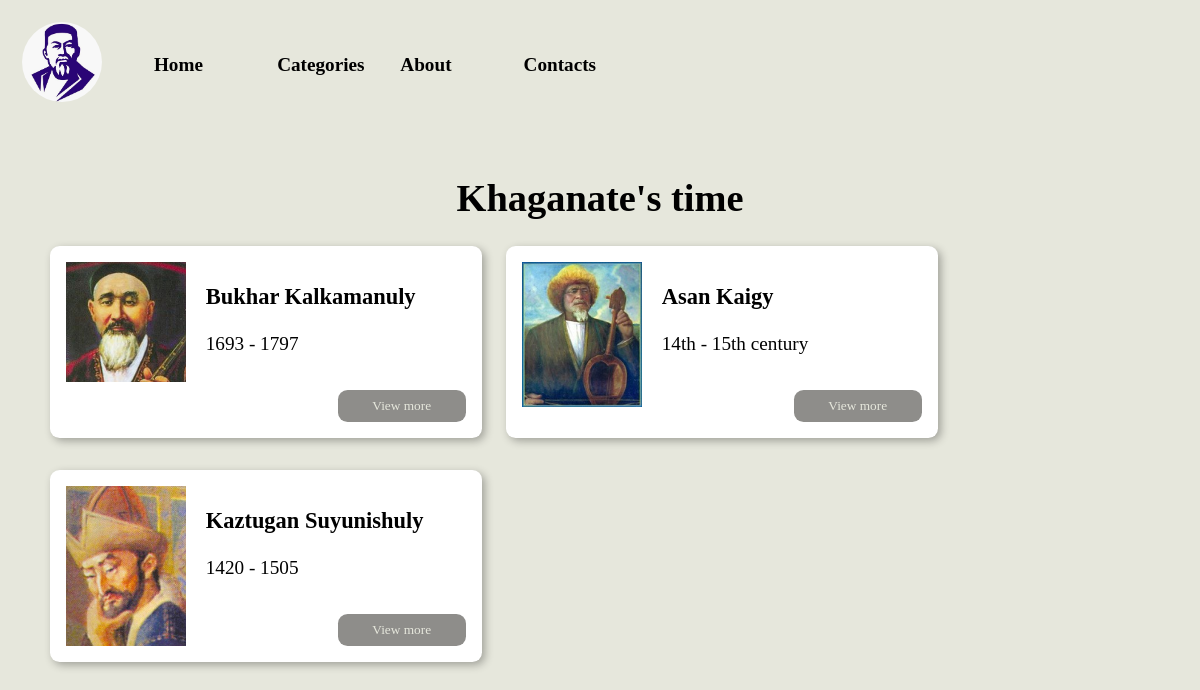
Page /category/1 on the committed database.
### poetsofkazakhstan/models.py (models this page shows, shortened)
class Categories(models.Model):
    name = models.CharField(max_length=255, db_index=True)
    description = models.TextField(blank=True)
    def get_absolute_url(self):
        return reverse('category', kwargs={'category_id': self.pk})
    class Meta:
        verbose_name = 'Categories'
        verbose_name_plural = 'Categories'
        ordering = ['id']

class Poets(models.Model):
    name = models.CharField(max_length=255, db_index=True)
    year_of_life = models.CharField(max_length=255, db_index=True)
    category_id = models.ForeignKey('Categories', on_delete=models.PROTECT, null=True)
    info_id = models.ForeignKey('Informations', on_delete=models.PROTECT, null=True)
    def get_absolute_url(self):
        return reverse('poets', kwargs={'poet_id': self.pk})
    class Meta:
        verbose_name = 'Poets'
        verbose_name_plural = 'Poets'

### poetsofkazakhstan/views.py (the view)
# urls.py: path('category/<int:category_id>', show_category, name='category')
def show_category(request, category_id):
    context = {
        'poets': get_poets(),
        'categories': get_categories(),
        'menu': menu,
        'category_id': category_id,
        'title': f'Poets of Kazakhstan',
        'poems': get_poems()
    }
    return render(request, 'poetsofkazakhstan/category_view.html', context=context)

### poetsofkazakhstan/views.py (called while the page is built)
def get_poets():
    poets = Poets.objects.all()
    return poets

def get_poems():
    poems = Poems.objects.all()
    return poems

def get_categories():
    categories = Categories.objects.all()
    return categories

### poetsofkazakhstan/templates/poetsofkazakhstan/category_view.html
{% extends 'poetsofkazakhstan/base.html' %}
{% load static %}
{% block content %}
    <link type="text/css" href="{% static 'poetsofkazakhstan/css/poets-cards.css' %}" rel="stylesheet">
    {% for c in categories %}
        {% if c.pk == category_id %}
            <h1>{{ c.name }}</h1>
        {% endif %}
    {% endfor %}
    <div class="block">
        {% for poet in poets %}
            {% if category_id == poet.category_id_id %}
                <div class="poet_card">
                    <div class="left">
                        <img alt="poet_img" src="{% static 'poetsofkazakhstan/img/poets/' %}{{ poet.name }}.jpg"
                             width="100%">
                    </div>
                    <div class="right">
                        <h3>{{ poet.name }}</h3>
                        <p>{{ poet.year_of_life }}</p>
                        <div class="view_button_div">
                            <a href="{{ poet.get_absolute_url }}">
                                <button type="button">View more</button>
                            </a>
                        </div>
                    </div>
                </div>
            {% endif %}
        {% endfor %}
    </div>
{% endblock %}

### poetsofkazakhstan/templates/poetsofkazakhstan/base.html (shortened to what this page needs)
{% load static %}
{% load poetsofkazakhstan_tags %}
<!DOCTYPE html>
<html lang="en">
<head>
    <link type="text/css" href="{% static 'poetsofkazakhstan/css/style.css' %}" rel="stylesheet">
    <link type="text/css" href="{% static 'poetsofkazakhstan/css/dropdown.css' %}" rel="stylesheet">
    <link type="text/css" href="{% static 'poetsofkazakhstan/css/index.css' %}" rel="stylesheet">
    <link type="text/css" href="{% static 'poetsofkazakhstan/css/view-button-div.css' %}" rel="stylesheet">
</head>
<body>
<header>
        <span>
            <img alt="logo" src="{% static 'poetsofkazakhstan/img/logo.jpg' %}">
        </span>
    <div class="header_menu">
        {% block mainmenu %}
            <ul>
                {% for item in menu %}
                    <li>
                        <div class="dropdown">
                            <a class="dropbtn" href="{% url item.url_name %}">
                                {{ item.title }}
                            </a>
                        </div>
                    </li>
                {% endfor %}
            </ul>
        {% endblock mainmenu %}
    </div>
</header>
<main>
    {% block content %}
    {% endblock %}
</main>
</body>
</html>

### poetsofkazakhstan/static/poetsofkazakhstan/css/style.css (style rules this page uses)
body { font-family: "Outfit", serif; font-size: 1.2rem; margin: 0; width: auto; height: auto; background-color: #e6e7dc; }
header { display: flex; padding: 1.4rem; width: auto; height: 100%; }
header span { width: 10%; height: auto; }
header span img { width: 5rem; border-radius: 50%; }
.header_menu { width: 40%; display: flex; justify-content: center; align-items: center; }
ul { display: flex; width: 100%; height: 100%; justify-content: space-between; margin: 0; padding: 0; align-items: center; }
ul li { margin: 0; padding: 0; list-style: none; text-decoration: none; width: 20%; }
ul li div a { text-decoration: none; }
main { padding: 1.3rem; height: max-content; display: flex; flex-direction: column; align-items: center; justify-content: space-between; }

### poetsofkazakhstan/static/poetsofkazakhstan/css/dropdown.css (style rules this page uses)
.dropbtn { width: auto; background-color: transparent; color: #000000; font-weight: bolder; padding: 1rem; border-radius: 0.5rem; }
.dropdown { width: auto; position: relative; display: inline-block; }

### poetsofkazakhstan/static/poetsofkazakhstan/css/view-button-div.css (style rules this page uses)
.view_button_div { width: 100%; height: 30%; display: flex; align-items: end; justify-content: end; }
.view_button_div a button { background-color: #8e8d8a; color: #e6e7dc; width: 8rem; height: 2rem; border-radius: 0.6rem; border: none; cursor: pointer; font-family: inherit; transition: all 0.3s ease-in-out; }

### poetsofkazakhstan/static/poetsofkazakhstan/css/poets-cards.css (style rules this page uses)
.block { width: 95%; height: auto; display: flex; flex-wrap: wrap; }
.poet_card { display: flex; justify-content: space-between; width: 25rem; height: 10rem; padding: 1rem; box-shadow: 3px 3px 8px rgb(0 0 0 / 30%); border-radius: 0.6rem; margin: 0 1.5rem 2rem 0; background-color: #ffffff; }
.poet_card > .left { width: 30%; }
.poet_card > .right { width: 65%; }

### rows in the picture
Categories: name "Khaganate's time"
Poets: name (picture), name "Bukhar Kalkamanuly", year_of_life "1693 - 1797"
Poets: name (picture), name "Asan Kaigy", year_of_life "14th - 15th century"
Poets: name (picture), name "Kaztugan Suyunishuly", year_of_life "1420 - 1505"

### other values in the picture
{{ item.title }} "Home" "Categories" "About" "Contacts"
